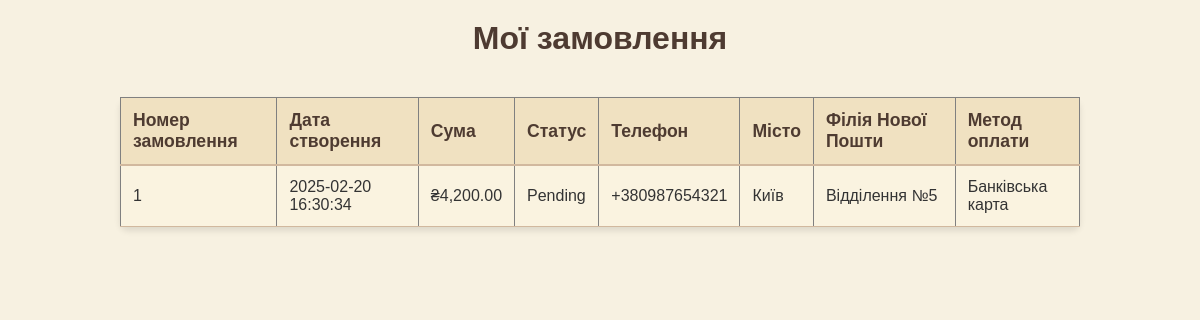
Page /orders.php (signed in) on the committed database.
### tables this page shows
create table orders (
    id INT PRIMARY KEY AUTO_INCREMENT,
    user_id INT NOT NULL,
    total_price DECIMAL(10,2) NOT NULL,
    status ENUM('pending', 'shipped', 'delivered') DEFAULT 'pending',
    phone VARCHAR(20) NOT NULL,
    city VARCHAR(100) NOT NULL,
    nova_poshta_branch VARCHAR(50) NOT NULL,
    payment_method ENUM('Банківська карта', 'Готівка при отриманні') NOT NULL,
    created_at TIMESTAMP DEFAULT CURRENT_TIMESTAMP,
    FOREIGN KEY (user_id) REFERENCES users(id) ON DELETE CASCADE
);

### orders.php (the view, shortened to what this page needs)
<?php
require_once('db.php');
$user_id = $_SESSION['user_id'];
$sql = "SELECT o.id AS order_id, o.total_price, o.status, o.phone, o.city, o.nova_poshta_branch, o.payment_method, o.created_at
        FROM orders o
        WHERE o.user_id = ?";
$stmt = $pdo->prepare($sql);
$stmt->execute([$user_id]);
$orders = $stmt->fetchAll();
?>
<!DOCTYPE html>
<html lang="uk">
<head>
</head>
<body>
    <h1>Мої замовлення</h1>
    <?php if ($orders): ?>
        <table border="1">
            <thead>
                <tr>
                    <th>Номер замовлення</th>
                    <th>Дата створення</th>
                    <th>Сума</th>
                    <th>Статус</th>
                    <th>Телефон</th>
                    <th>Місто</th>
                    <th>Філія Нової Пошти</th>
                    <th>Метод оплати</th>
                </tr>
            </thead>
            <tbody>
                <?php foreach ($orders as $order): ?>
                    <tr>
                        <td><?php echo $order['order_id']; ?></td>
                        <td><?php echo $order['created_at']; ?></td>
                        <td><?php echo '₴' . number_format($order['total_price'], 2); ?></td>
                        <td><?php echo ucfirst($order['status']); ?></td>
                        <td><?php echo $order['phone']; ?></td>
                        <td><?php echo $order['city']; ?></td>
                        <td><?php echo $order['nova_poshta_branch']; ?></td>
                        <td><?php echo $order['payment_method']; ?></td>
                    </tr>
                <?php endforeach; ?>
            </tbody>
        </table>
    <?php else: ?>
        <p>У вас немає замовлень.</p>
    <?php endif; ?>
</body>
</html>

### orders.php (style rules this page uses)
body { font-family: 'Arial', sans-serif; background-color: #f7f1e1; color: #333; margin: 0; padding: 0; }
h1 { text-align: center; color: #4e3b31; padding: 20px 0; margin: 0; font-size: 2em; }
table { width: 80%; margin: 20px auto; border-collapse: collapse; background-color: #fff; border-radius: 8px; box-shadow: 0 4px 6px rgba(0, 0, 0, 0.1); }
th { background-color: #f0e1c1; color: #4e3b31; padding: 12px; font-size: 1.1em; text-align: left; border-bottom: 2px solid #d1b89e; }
td { background-color: #fff; padding: 12px; border-bottom: 1px solid #d1b89e; text-align: left; }
tr:nth-child(odd) td { background-color: #faf3e0; }

### rows in the picture
orders: id "1", created_at "2025-02-20 16:30:34", total_price "4,200.00", status "Pending", phone "+380987654321", city "Київ", nova_poshta_branch "Відділення №5", payment_method "Банківська карта"
